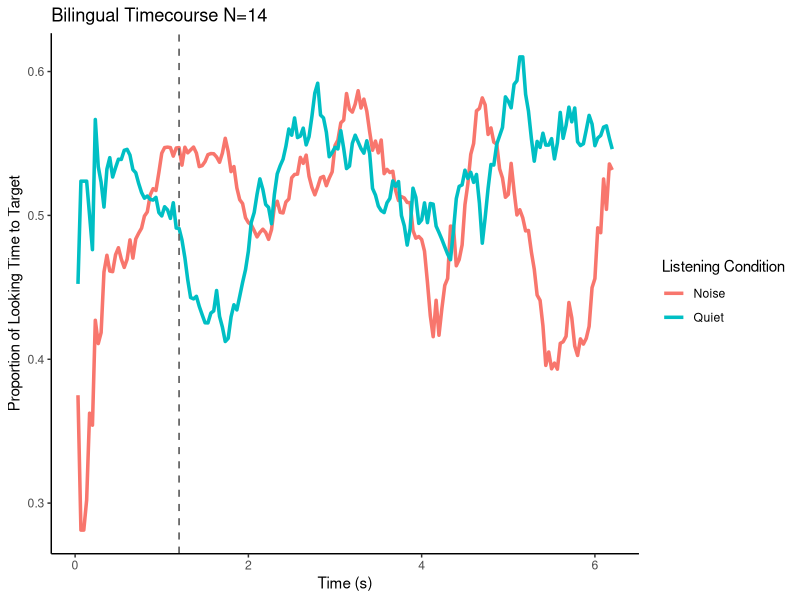
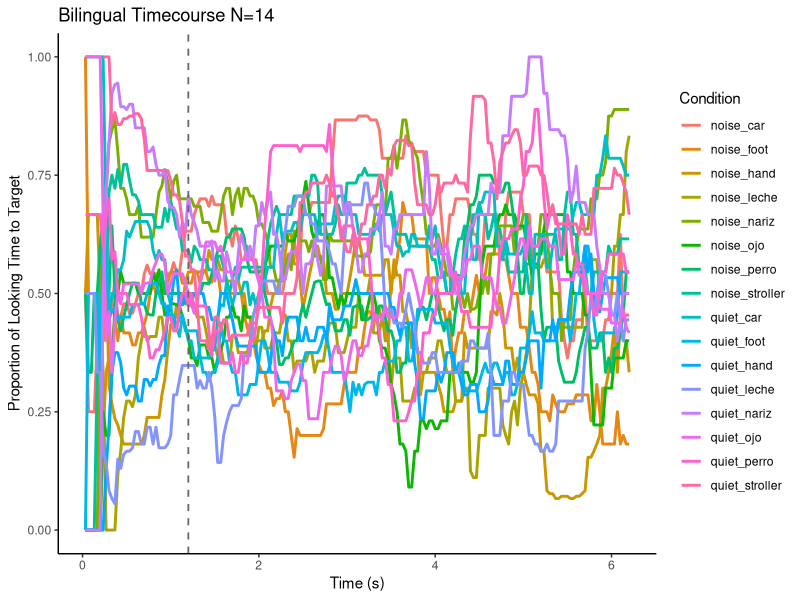
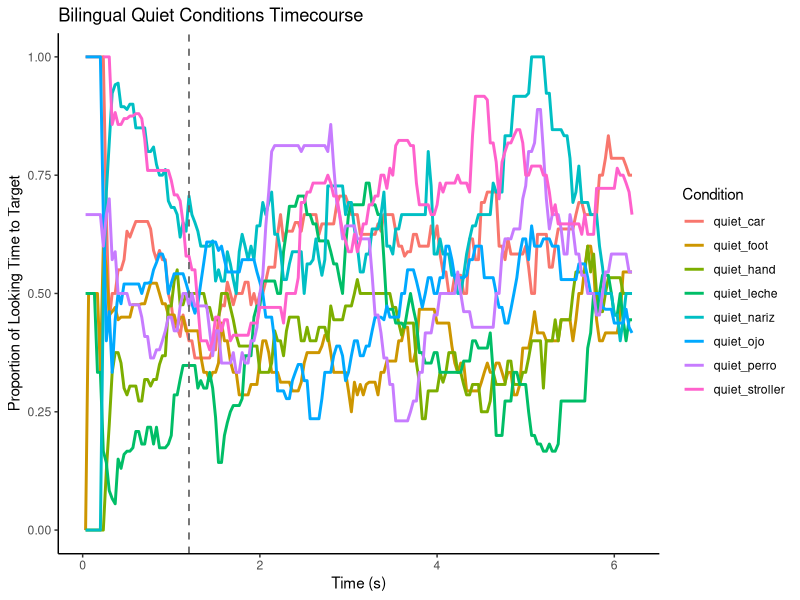
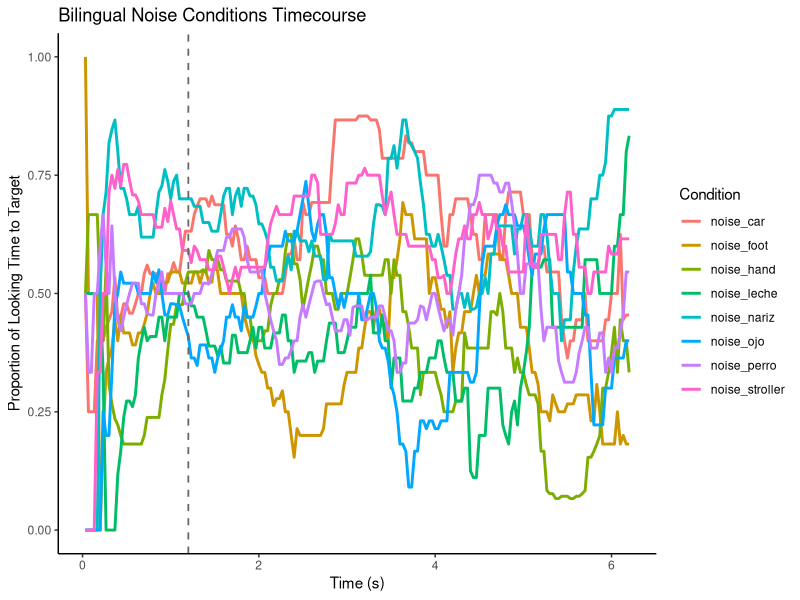
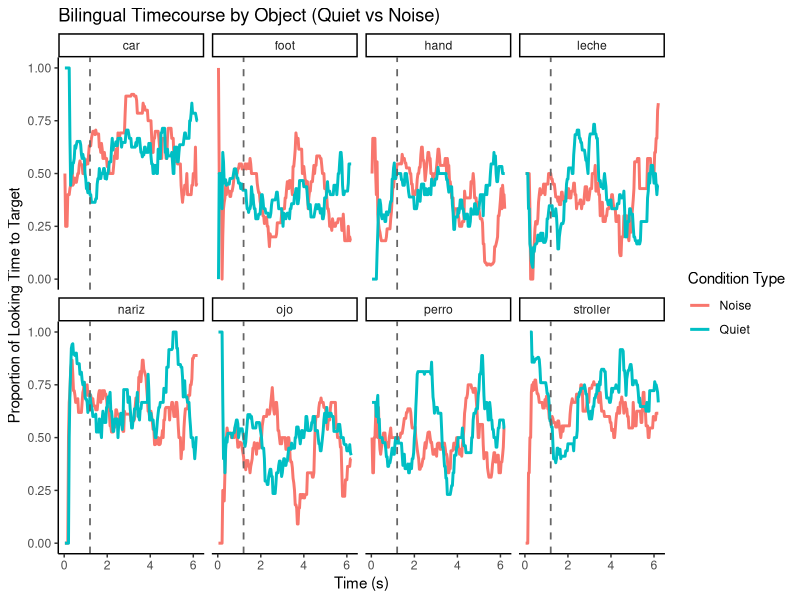

Source code (R) for these figures, in order: (Note: this script raises an error after producing the figures.)
## ---- chunk 1
library(tidyverse)

#Reading in the timecourse output and plotting the bilingual timecourse in R.
btime <- read_csv(
  "bilingual_timecourse.csv",
  col_names = TRUE
)

btime <- btime %>%
  rename(condition = 1)

btime_long <- btime %>%
  pivot_longer(
    cols = -condition,
    names_to = "time",
    values_to = "looking_time"
  ) %>%
  mutate(
    time = as.numeric(time)
  )
## ---- chunk 2
#Reformatting the data so we can look at timecourse across quiet and noise conditions only.
btime_long <- btime_long %>%
  mutate(
    quiet_noise = case_when(
      str_starts(condition, "quiet") ~ "Quiet",
      str_starts(condition, "noise") ~ "Noise"
    )
  )
## ---- chunk 3
btime_plot <- btime_long %>%
  group_by(time, quiet_noise) %>%
  summarise(
    mean_looking = mean(looking_time, na.rm = TRUE),
    .groups = "drop"
  )
## ---- chunk 4
ggplot(btime_plot, aes(x = time, y = mean_looking, color = quiet_noise)) +
  geom_line(linewidth = 1.2) +
  geom_vline(
    xintercept = 1.2,
    linetype = "dashed",
    linewidth = 0.6,
    color = "gray40"
  ) +
  labs(
   title = "Bilingual Timecourse N=14",
   x = "Time (s)",
    y = "Proportion of Looking Time to Target",
    color = "Listening Condition"
  ) +
  theme_classic()
## ---- chunk 5
ggplot(btime_long, aes(x = time, y = looking_time, color = condition)) +
  geom_line(linewidth = 1) +
  geom_vline(
    xintercept = 1.2,
    linetype = "dashed",
    linewidth = 0.6,
    color = "gray40"
  ) +
  labs(
    title = "Bilingual Timecourse N=14",
    x = "Time (s)",
    y = "Proportion of Looking Time to Target",
    color = "Condition"
  ) +
  theme_classic()
## ---- chunk 6
btime_quiet <- btime_long %>%
  filter(str_starts(condition, "quiet_"))

ggplot(btime_quiet, aes(x = time, y = looking_time, color = condition)) +
  geom_line(linewidth = 1) +
  geom_vline(
    xintercept = 1.2,
    linetype = "dashed",
    linewidth = 0.6,
    color = "gray40"
  ) +
  labs(
    title = "Bilingual Quiet Conditions Timecourse",
    x = "Time (s)",
    y = "Proportion of Looking Time to Target",
    color = "Condition"
  ) +
  theme_classic()

## ---- chunk 7
btime_noise <- btime_long %>%
  filter(str_starts(condition, "noise_"))

ggplot(btime_noise, aes(x = time, y = looking_time, color = condition)) +
  geom_line(linewidth = 1) +
  geom_vline(
    xintercept = 1.2,
    linetype = "dashed",
    linewidth = 0.6,
    color = "gray40"
  ) +
  labs(
    title = "Bilingual Noise Conditions Timecourse",
    x = "Time (s)",
    y = "Proportion of Looking Time to Target",
    color = "Condition"
  ) +
  theme_classic()
## ---- chunk 8
btime_object <- btime_long %>%
  mutate(object = str_remove(condition, "^(quiet_|noise_)"))

ggplot(btime_object, aes(x = time, y = looking_time, color = quiet_noise)) +
  geom_line(linewidth = 1) +
  geom_vline(
    xintercept = 1.2,
    linetype = "dashed",
    linewidth = 0.6,
    color = "gray40"
  ) +
  facet_wrap(~ object, ncol = 4) +
  labs(
    title = "Bilingual Timecourse by Object (Quiet vs Noise)",
    x = "Time (s)",
    y = "Proportion of Looking Time to Target",
    color = "Condition Type"
  ) +
  theme_classic()
## ---- chunk 9
bwindow <- read.csv("bwindow.csv", header=TRUE,na.strings=c(""))

#remove rows based on NA in Participant column (empty rows)
bwindow <- bwindow %>% drop_na(Participant)

#remove trials that we don't want based on the name
bwindow <- bwindow[!bwindow$Trial.Type %in% c("baseline_1", "baseline_2", "baseline_3", "baseline_4", "quiet_eye", "noise_eye", "quiet_nose", "noise_nose", "quiet_milk", "noise_milk", "quiet_dog", "noise_dog"),]

bwindow <- bwindow %>%
  mutate(
    quiet_noise = case_when(
      str_starts(Trial.Type, "quiet") ~ "Quiet",
      str_starts(Trial.Type, "noise") ~ "Noise"
    )
  )

rownames(bwindow) <- NULL
## ---- chunk 10
bwindow %>%
  group_by(quiet_noise) %>%
  summarise(
    mean_accuracy = mean(Type.Accuracy, na.rm = TRUE),
    .groups = "drop"
  )
## ---- chunk 11
mtime <- read_csv(
  "monolingual_timecourse.csv",
  col_names = TRUE
)

mtime <- mtime %>%
  rename(condition = 1)

mtime_long <- mtime %>%
  pivot_longer(
    cols = -condition,
    names_to = "time",
    values_to = "looking_time"
  ) %>%
  mutate(
    time = as.numeric(time)
  )
## ---- chunk 12
#Reformatting the data so we can look at timecourse across quiet and noise conditions only.
mtime_long <- mtime_long %>%
  mutate(
    quiet_noise = case_when(
      str_starts(condition, "quiet") ~ "Quiet",
      str_starts(condition, "noise") ~ "Noise"
    )
  )
## ---- chunk 13
mtime_plot <- mtime_long %>%
  group_by(time, quiet_noise) %>%
  summarise(
    mean_looking = mean(looking_time, na.rm = TRUE),
    .groups = "drop"
  )
## ---- chunk 14
ggplot(mtime_plot, aes(x = time, y = mean_looking, color = quiet_noise)) +
  geom_line(linewidth = 1.2) +
  geom_vline(
    xintercept = 1.2,
    linetype = "dashed",
    linewidth = 0.6,
    color = "gray40"
  ) +
  labs(
   title = "Monolingual Timecourse N=23",
   x = "Time (s)",
    y = "Proportion of Looking Time to Target",
    color = "Listening Condition"
  ) +
  theme_classic()
## ---- chunk 15
ggplot(mtime_long, aes(x = time, y = looking_time, color = condition)) +
  geom_line(linewidth = 1) +
  geom_vline(
    xintercept = 1.2,
    linetype = "dashed",
    linewidth = 0.6,
    color = "gray40"
  ) +
  labs(
    title = "Monolingual Timecourse N=23",
    x = "Time (s)",
    y = "Proportion of Looking Time to Target",
    color = "Condition"
  ) +
  theme_classic()
## ---- chunk 16
mtime_quiet <- mtime_long %>%
  filter(str_starts(condition, "quiet_"))

ggplot(mtime_quiet, aes(x = time, y = looking_time, color = condition)) +
  geom_line(linewidth = 1) +
  geom_vline(
    xintercept = 1.2,
    linetype = "dashed",
    linewidth = 0.6,
    color = "gray40"
  ) +
  labs(
    title = "Monolingual Quiet Conditions Timecourse",
    x = "Time (s)",
    y = "Proportion of Looking Time to Target",
    color = "Condition"
  ) +
  theme_classic()
## ---- chunk 17
mtime_noise <- mtime_long %>%
  filter(str_starts(condition, "noise_"))

ggplot(mtime_noise, aes(x = time, y = looking_time, color = condition)) +
  geom_line(linewidth = 1) +
  geom_vline(
    xintercept = 1.2,
    linetype = "dashed",
    linewidth = 0.6,
    color = "gray40"
  ) +
  labs(
    title = "Monolingual Noise Conditions Timecourse",
    x = "Time (s)",
    y = "Proportion of Looking Time to Target",
    color = "Condition"
  ) +
  theme_classic()
## ---- chunk 18
mtime_object <- mtime_long %>%
  mutate(object = str_remove(condition, "^(quiet_|noise_)"))

ggplot(mtime_object, aes(x = time, y = looking_time, color = quiet_noise)) +
  geom_line(linewidth = 1) +
  geom_vline(
    xintercept = 1.2,
    linetype = "dashed",
    linewidth = 0.6,
    color = "gray40"
  ) +
  facet_wrap(~ object, ncol = 4) +
  labs(
    title = "Monolingual Timecourse by Object (Quiet vs Noise)",
    x = "Time (s)",
    y = "Proportion of Looking Time to Target",
    color = "Condition Type"
  ) +
  theme_classic()
## ---- chunk 19
mwindow <- read.csv("mwindow.csv", header=TRUE,na.strings=c(""))

#remove rows based on NA in Participant column (empty rows)
mwindow <- mwindow %>% drop_na(Participant)

#remove trials that we don't want based on the name
mwindow <- mwindow[!mwindow$Trial.Type %in% c("baseline_1", "baseline_2", "baseline_3", "baseline_4", "quiet_ojo","noise_perro", "noise_nariz", "quiet_perro", "quiet_nariz", "noise_ojo", "quiet_leche", "noise_leche"),]

mwindow <- mwindow %>%
  mutate(
    quiet_noise = case_when(
      str_starts(Trial.Type, "quiet") ~ "Quiet",
      str_starts(Trial.Type, "noise") ~ "Noise"
    )
  )

rownames(mwindow) <- NULL
## ---- chunk 20
mwindow %>%
  group_by(quiet_noise) %>%
  summarise(
    mean_accuracy = mean(Type.Accuracy, na.rm = TRUE),
    .groups = "drop"
  )
## ---- chunk 21
library(dplyr)
hab <- read.csv("hab.csv")
age <- read.csv("age.csv")
lena <- read.csv("lena.csv")
mcdi <- read.csv("mcdi.csv")

#78 participants (including V1 and V2 data points) with hab data
hab <- hab %>%
  left_join(age, by = "Participant")

hab <- hab %>%
  left_join(lena, by = "Participant")

#which kids are missing lena data
hab %>%
  filter(is.na(noise_sum)) %>%
  pull(Participant)

#22 kids 
#"M05ES"     "M08SA"     "M43EW"     "M47JJ"     "M48DZ"    
# "M46CC"     "M08SA_V2"  "M24JB_V2"  "B04DR"     "B06JR"     "B10KG"    
#"B17YT"     "B22JR"     "B24EBR"    "B23RF"     "B28APF"    "B29NRP"   
#"B31ZR"     "B34ES"     "B26GB"     "B32NF"     "B12KRM_V2"

hab <- hab %>%
  left_join(mcdi, by = "Participant")

#which kids are missing mcdi data
hab %>%
  filter(is.na(mcdi)) %>%
  pull(Participant)

#31 kids 
#"M11BLP"    "M22AS"     "M41GG"     "M43EW"     "M45DA"     "M47JJ"    
#"M48DZ"     "M46CC"     "M12RO_V2"  "M13CY_V2"  "B05ET"     "B10KG"    
#"B16LR"     "B17YT"     "B18LS"     "B21HM"     "B22JR"     "B24EBR"   
#"B23RF"     "B27KDS"    "B28APF"    "B30MR"     "B29NRP"    "B31ZR"    
#"B34ES"     "B26GB"     "B32NF"     "B33KLH"    "B05ET_V2"  "B11ARF_V2"
#"B12KRM_V2"
